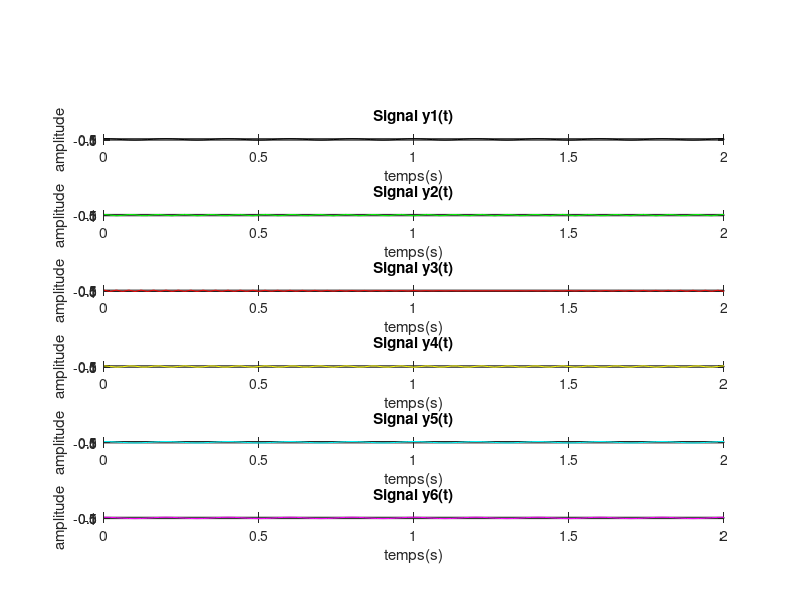

MATLAB code for this plot:
%Le Signal y(t) avec différents fréquence
clc
clear all
t =  0:0.02:2;
% y(t) avec f=5HZ
f1=5;
y1 = cos(2*pi*f1*t);
subplot(7,1,2)
plot(t,y1,'k')
title('Signal y1(t)')
grid on
xlabel('temps(s)')
ylabel('amplitude')

% y(t) avec f=11.5HZ
f2 = 11.5;
y2 = cos(2*pi*f2*t);
subplot(7,1,3)
plot(t,y2,'g')
title('Signal y2(t)')
grid on
xlabel('temps(s)')
ylabel('amplitude')

% y(t) avec f=24.8HZ
f3=24.8;
y3 = cos(2*pi*f3*t);
subplot(7,1,4)
plot(t,y3,'r')
title('Signal y3(t)')
grid on
xlabel('temps(s)')
ylabel('amplitude')

% y(t) avec f=38,5HZ
f4 = 38.5;
y4 = cos(2*pi*f4*t);
subplot(7,1,5)
plot(t,y4,'y')
title('Signal y4(t)')
grid on
xlabel('temps(s)')
ylabel('amplitude')

% y(t) avec f=45HZ
f5 = 45;
y5 = cos(2*pi*f5*t);
subplot(7,1,6)
plot(t,y5,'c')
title('Signal y5(t)')
grid on
xlabel('temps(s)')
ylabel('amplitude')

% y(t) avec f=55HZ
f6 = 55 ;
y6 = cos(2*pi*f6*t);
subplot(7,1,7)
plot(t,y6,'m')
title('Signal y6(t)')
grid on
xlabel('temps(s)')
ylabel('amplitude')
